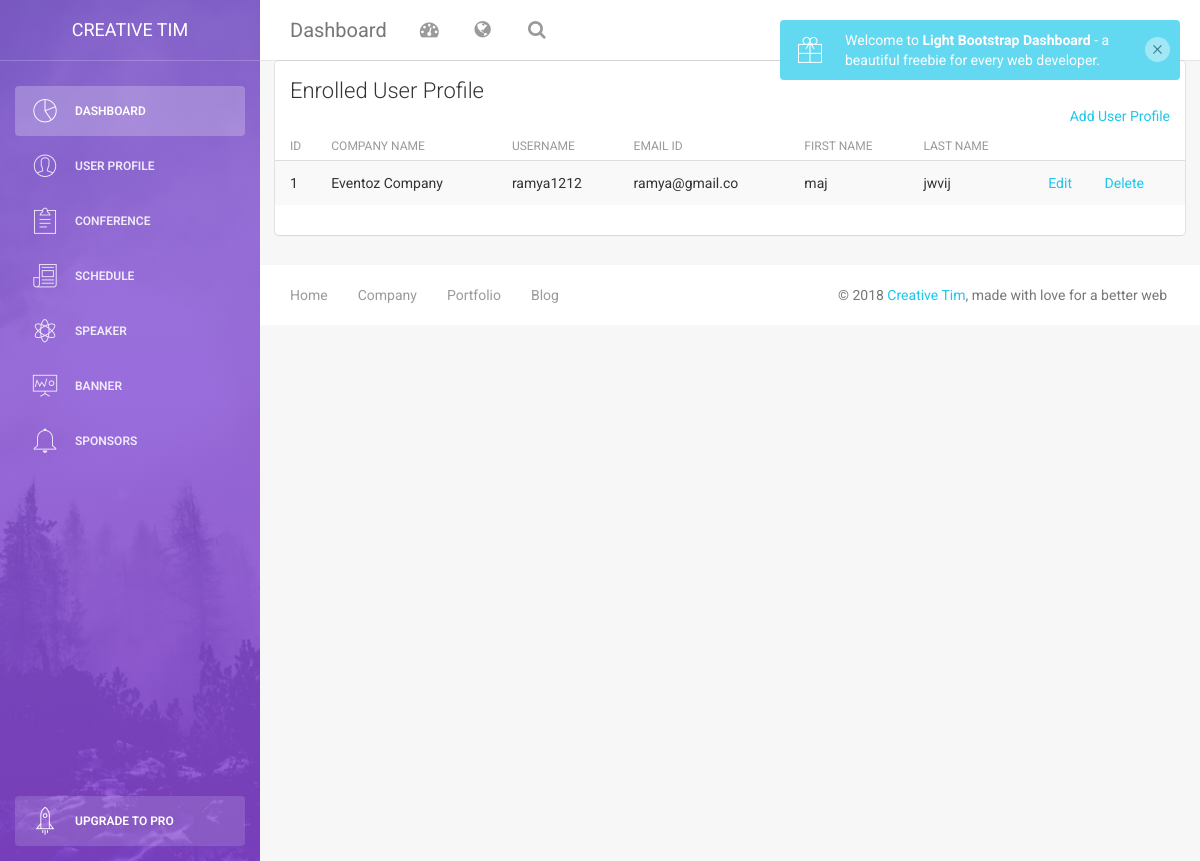
The page /admin/user/index.php (signed in) on the database as committed earlier.
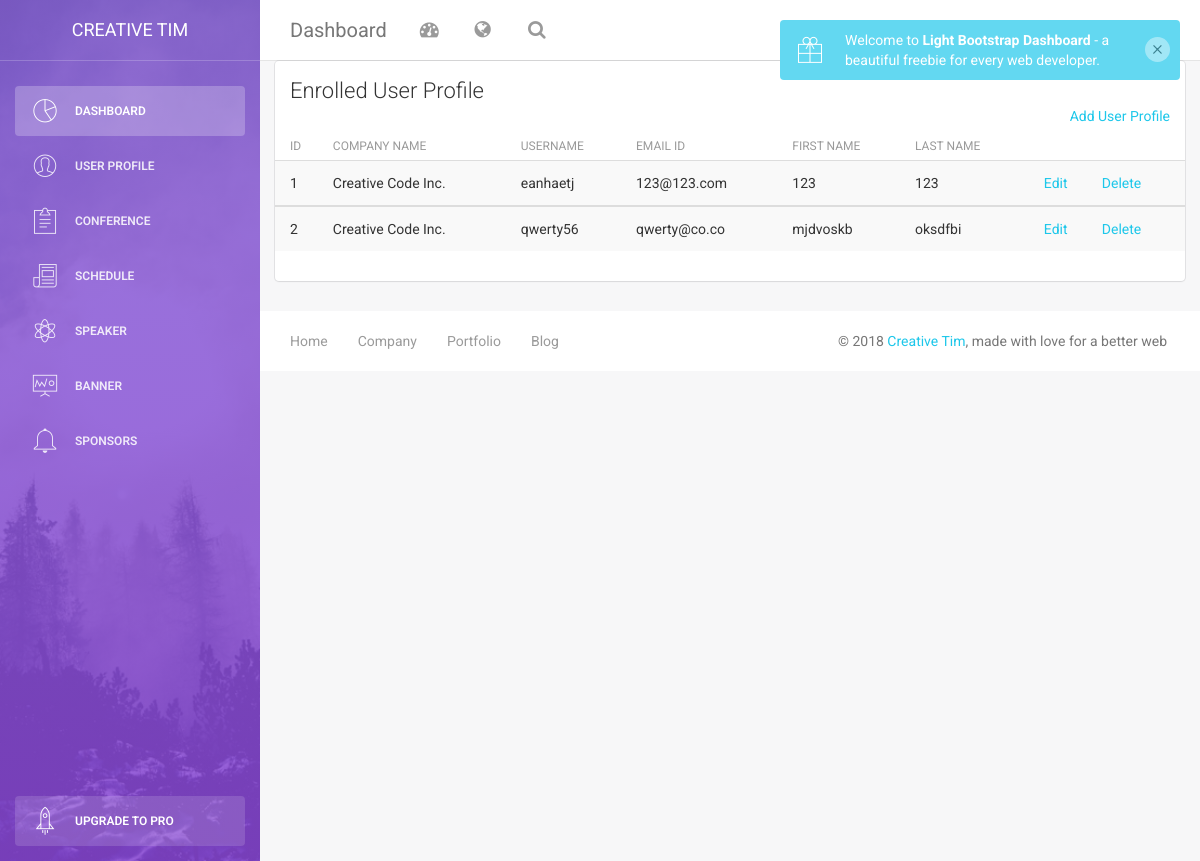
The same page on the database as committed later.
### tables this page shows
CREATE TABLE `user_profile` (
  `user_userid` int(3) NOT NULL COMMENT 'User Id: Primary Key',
  `company_name` varchar(50) NOT NULL DEFAULT 'Creative Code Inc.' COMMENT 'User Company: by default',
  `user_username` varchar(10) NOT NULL COMMENT 'Username',
  `user_email` varchar(50) NOT NULL COMMENT 'User Email Id',
  `user_fname` varchar(50) NOT NULL COMMENT 'User First Name',
  `user_lname` varchar(50) NOT NULL COMMENT 'User Last Name',
  `user_address` varchar(200) NOT NULL COMMENT 'User Address',
  `user_city` varchar(50) NOT NULL COMMENT 'User City',
  `user_country` varchar(50) NOT NULL COMMENT 'User Country',
  `user_postalcode` int(6) NOT NULL COMMENT 'User PostalCode',
  `user_aboutme` varchar(100) NOT NULL COMMENT 'User About Me',
  `admin_id` int(3) NOT NULL
);

### admin/user/index.php (the view, shortened to what this page needs)
<?php include('../layout/header.php'); ?>
<?php include('../layout/leftsidebar.php'); ?>
<?php
    $select_query = "SELECT * from `user_profile` WHERE admin_id='".$_SESSION['admin_credential']['admin_id']."'";
    $result_data = mysqli_query($_connection,$select_query);
?>
<div class="content">
    <div class="container-fluid">
        <div class="row">
            <div class="col-md-12">
                <div class="card">
                    <div class="header">
                        <h4 class="title">Enrolled User Profile</h4>
                        <a class="pull-right" href='user_manipulation.php'>Add User Profile</a>
                    </div>
                    <div class="content table-responsive table-full-width">
                        <table class="table table-hover table-striped">
                            <thead>
                                <th>ID</th>
                            	<th>Company Name</th>
                            	<th>Username</th>
                            	<th>Email id</th>
                            	<th>First Name</th>
                                <th>Last Name</th>
                            </thead>
<?php
    $_increment = 1;
    while($rows = mysqli_fetch_assoc($result_data)){
?>
                            <tbody>
                                <tr>
                                	<td><?php $id=$rows['user_userid'];
                                    echo $_increment ?></td>
                                	<td><?php echo $rows['company_name']?></td>
                                	<td><?php echo $rows['user_username']?></td>
                                	<td><?php echo $rows['user_email']?></td>
                                	<td><?php echo $rows['user_fname']?></td>
                                    <td><?php echo $rows['user_lname']?></td>
                                    <td><a href='user_manipulation.php?id=<?php echo $rows['user_userid'];?>&action=edit'>Edit</a></td>
                                    <td><a href='user_manipulation.php?id=<?php echo $rows['user_userid']; ?>&action=delete'>Delete</a></td>
                                </tr>
                            </tbody>
<?php
    $_increment++;
} ?>
                        </table>
                    </div>
                </div>
            </div>
        </div>
    </div>
</div>
<?php include('../layout/footer.php');

Rows that differ between the two databases and show on the page:
removed user_profile: company_name "Eventoz Company", user_username "ramya1212", user_email "ramya@gmail.co", user_fname "maj", user_lname "jwvij"
added user_profile: company_name "Creative Code Inc.", user_username "eanhaetj", user_email "123@123.com", user_fname "123", user_lname "123"
added user_profile: company_name "Creative Code Inc.", user_username "qwerty56", user_email "qwerty@co.co", user_fname "mjdvoskb", user_lname "oksdfbi"
